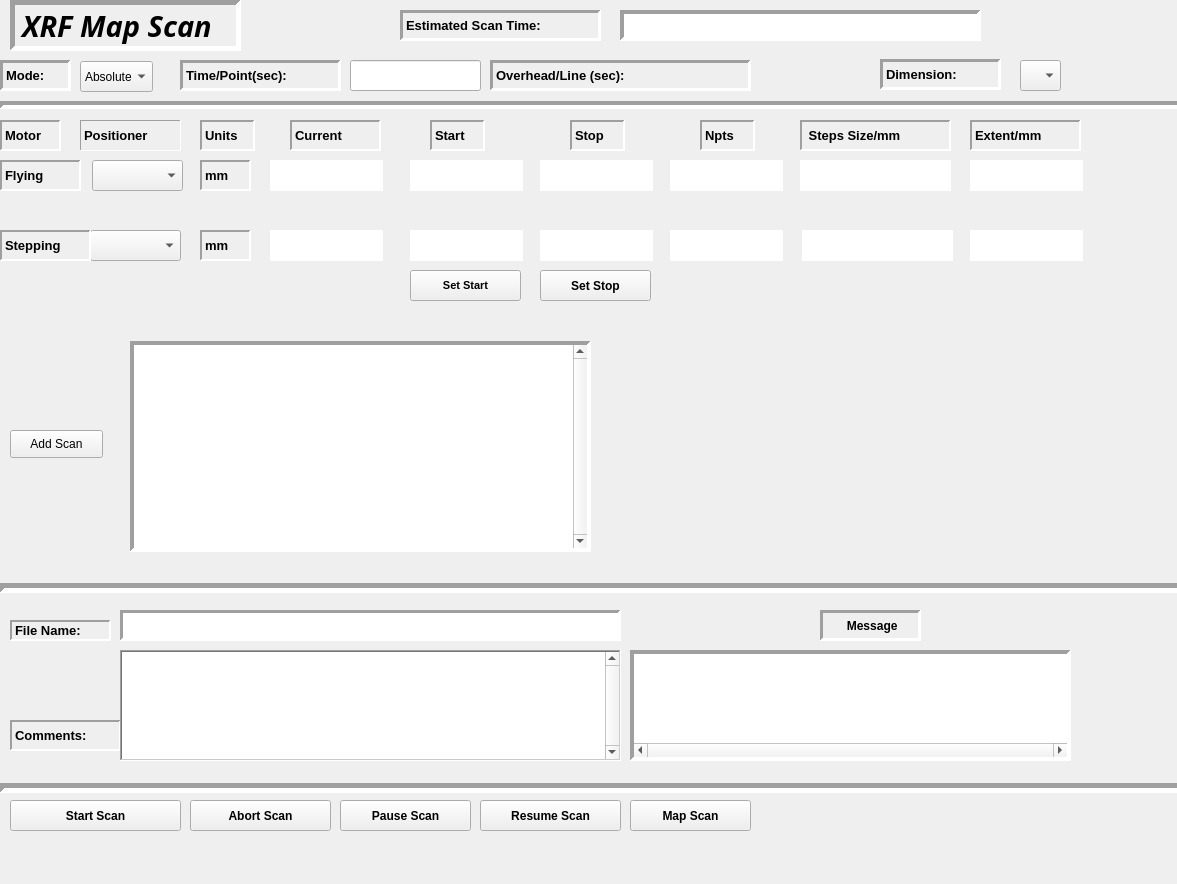
 <widget class="QWidget" name="Scanner">
  <property name="geometry">
   <rect>
    <x>0</x>
    <y>0</y>
    <width>1177</width>
    <height>884</height>
   </rect>
  </property>
  <property name="windowTitle">
   <string>Form</string>
  </property>
  <widget class="QComboBox" name="flyingMotor">
   <property name="geometry">
    <rect>
     <x>92</x>
     <y>160</y>
     <width>91</width>
     <height>31</height>
    </rect>
   </property>
   <property name="editable">
    <bool>false</bool>
   </property>
   <property name="duplicatesEnabled">
    <bool>false</bool>
   </property>
   <property name="frame">
    <bool>true</bool>
   </property>
  </widget>
  <widget class="QComboBox" name="steppingMotor">
   <property name="geometry">
    <rect>
     <x>90</x>
     <y>230</y>
     <width>91</width>
     <height>31</height>
    </rect>
   </property>
  </widget>
  <widget class="QPushButton" name="scan">
   <property name="geometry">
    <rect>
     <x>10</x>
     <y>800</y>
     <width>171</width>
     <height>31</height>
    </rect>
   </property>
   <property name="font">
    <font>
     <pointsize>9</pointsize>
     <weight>75</weight>
     <bold>true</bold>
    </font>
   </property>
   <property name="text">
    <string>Start Scan</string>
   </property>
   <property name="autoDefault">
    <bool>false</bool>
   </property>
   <property name="default">
    <bool>false</bool>
   </property>
   <property name="flat">
    <bool>false</bool>
   </property>
  </widget>
  <widget class="QPushButton" name="mapscanButton">
   <property name="geometry">
    <rect>
     <x>630</x>
     <y>800</y>
     <width>121</width>
     <height>31</height>
    </rect>
   </property>
   <property name="font">
    <font>
     <pointsize>9</pointsize>
     <weight>75</weight>
     <bold>true</bold>
    </font>
   </property>
   <property name="text">
    <string>Map Scan</string>
   </property>
  </widget>
  <widget class="QLabel" name="flying">
   <property name="geometry">
    <rect>
     <x>0</x>
     <y>160</y>
     <width>81</width>
     <height>31</height>
    </rect>
   </property>
   <property name="font">
    <font>
     <pointsize>10</pointsize>
     <weight>75</weight>
     <bold>true</bold>
    </font>
   </property>
   <property name="frameShape">
    <enum>QFrame::Panel</enum>
   </property>
   <property name="frameShadow">
    <enum>QFrame::Sunken</enum>
   </property>
   <property name="lineWidth">
    <number>2</number>
   </property>
   <property name="text">
    <string>Flying</string>
   </property>
  </widget>
  <widget class="QLabel" name="stepping">
   <property name="geometry">
    <rect>
     <x>0</x>
     <y>230</y>
     <width>91</width>
     <height>31</height>
    </rect>
   </property>
   <property name="font">
    <font>
     <pointsize>10</pointsize>
     <weight>75</weight>
     <bold>true</bold>
    </font>
   </property>
   <property name="frameShape">
    <enum>QFrame::Panel</enum>
   </property>
   <property name="frameShadow">
    <enum>QFrame::Sunken</enum>
   </property>
   <property name="lineWidth">
    <number>2</number>
   </property>
   <property name="text">
    <string>Stepping</string>
   </property>
  </widget>
  <widget class="QLabel" name="mm_x">
   <property name="geometry">
    <rect>
     <x>200</x>
     <y>160</y>
     <width>51</width>
     <height>31</height>
    </rect>
   </property>
   <property name="font">
    <font>
     <pointsize>10</pointsize>
     <weight>75</weight>
     <bold>true</bold>
    </font>
   </property>
   <property name="frameShape">
    <enum>QFrame::Panel</enum>
   </property>
   <property name="frameShadow">
    <enum>QFrame::Sunken</enum>
   </property>
   <property name="lineWidth">
    <number>2</number>
   </property>
   <property name="text">
    <string>mm</string>
   </property>
  </widget>
  <widget class="QLabel" name="mm_y">
   <property name="geometry">
    <rect>
     <x>200</x>
     <y>230</y>
     <width>51</width>
     <height>31</height>
    </rect>
   </property>
   <property name="font">
    <font>
     <pointsize>10</pointsize>
     <weight>75</weight>
     <bold>true</bold>
    </font>
   </property>
   <property name="frameShape">
    <enum>QFrame::Panel</enum>
   </property>
   <property name="frameShadow">
    <enum>QFrame::Sunken</enum>
   </property>
   <property name="lineWidth">
    <number>2</number>
   </property>
   <property name="text">
    <string>mm</string>
   </property>
  </widget>
  <widget class="QLabel" name="loop">
   <property name="geometry">
    <rect>
     <x>0</x>
     <y>120</y>
     <width>61</width>
     <height>31</height>
    </rect>
   </property>
   <property name="font">
    <font>
     <pointsize>10</pointsize>
     <weight>75</weight>
     <bold>true</bold>
    </font>
   </property>
   <property name="frameShape">
    <enum>QFrame::Panel</enum>
   </property>
   <property name="frameShadow">
    <enum>QFrame::Sunken</enum>
   </property>
   <property name="lineWidth">
    <number>2</number>
   </property>
   <property name="text">
    <string>Motor</string>
   </property>
  </widget>
  <widget class="QLabel" name="positioner">
   <property name="geometry">
    <rect>
     <x>80</x>
     <y>120</y>
     <width>101</width>
     <height>31</height>
    </rect>
   </property>
   <property name="font">
    <font>
     <pointsize>10</pointsize>
     <weight>75</weight>
     <bold>true</bold>
    </font>
   </property>
   <property name="frameShape">
    <enum>QFrame::Panel</enum>
   </property>
   <property name="frameShadow">
    <enum>QFrame::Sunken</enum>
   </property>
   <property name="text">
    <string>Positioner</string>
   </property>
  </widget>
  <widget class="QLabel" name="xystop">
   <property name="geometry">
    <rect>
     <x>570</x>
     <y>120</y>
     <width>55</width>
     <height>31</height>
    </rect>
   </property>
   <property name="font">
    <font>
     <pointsize>10</pointsize>
     <weight>75</weight>
     <bold>true</bold>
    </font>
   </property>
   <property name="frameShape">
    <enum>QFrame::Panel</enum>
   </property>
   <property name="frameShadow">
    <enum>QFrame::Sunken</enum>
   </property>
   <property name="lineWidth">
    <number>2</number>
   </property>
   <property name="text">
    <string>Stop</string>
   </property>
  </widget>
  <widget class="QLabel" name="XYnpts">
   <property name="geometry">
    <rect>
     <x>700</x>
     <y>120</y>
     <width>55</width>
     <height>31</height>
    </rect>
   </property>
   <property name="font">
    <font>
     <pointsize>10</pointsize>
     <weight>75</weight>
     <bold>true</bold>
    </font>
   </property>
   <property name="frameShape">
    <enum>QFrame::Panel</enum>
   </property>
   <property name="frameShadow">
    <enum>QFrame::Sunken</enum>
   </property>
   <property name="lineWidth">
    <number>2</number>
   </property>
   <property name="text">
    <string>Npts</string>
   </property>
  </widget>
  <widget class="QLabel" name="xystart">
   <property name="geometry">
    <rect>
     <x>430</x>
     <y>120</y>
     <width>55</width>
     <height>31</height>
    </rect>
   </property>
   <property name="font">
    <font>
     <pointsize>10</pointsize>
     <weight>75</weight>
     <bold>true</bold>
    </font>
   </property>
   <property name="frameShape">
    <enum>QFrame::Panel</enum>
   </property>
   <property name="frameShadow">
    <enum>QFrame::Sunken</enum>
   </property>
   <property name="lineWidth">
    <number>2</number>
   </property>
   <property name="text">
    <string>Start</string>
   </property>
  </widget>
  <widget class="QLabel" name="est">
   <property name="geometry">
    <rect>
     <x>400</x>
     <y>10</y>
     <width>201</width>
     <height>31</height>
    </rect>
   </property>
   <property name="font">
    <font>
     <pointsize>10</pointsize>
     <weight>75</weight>
     <bold>true</bold>
    </font>
   </property>
   <property name="frameShape">
    <enum>QFrame::Panel</enum>
   </property>
   <property name="frameShadow">
    <enum>QFrame::Sunken</enum>
   </property>
   <property name="lineWidth">
    <number>3</number>
   </property>
   <property name="text">
    <string>Estimated Scan Time:</string>
   </property>
  </widget>
  <widget class="QLabel" name="stepsize_x_y">
   <property name="geometry">
    <rect>
     <x>800</x>
     <y>120</y>
     <width>151</width>
     <height>31</height>
    </rect>
   </property>
   <property name="font">
    <font>
     <pointsize>10</pointsize>
     <weight>75</weight>
     <bold>true</bold>
    </font>
   </property>
   <property name="frameShape">
    <enum>QFrame::Panel</enum>
   </property>
   <property name="frameShadow">
    <enum>QFrame::Sunken</enum>
   </property>
   <property name="lineWidth">
    <number>2</number>
   </property>
   <property name="text">
    <string> Steps Size/mm</string>
   </property>
  </widget>
  <widget class="QLabel" name="OverH">
   <property name="geometry">
    <rect>
     <x>490</x>
     <y>60</y>
     <width>261</width>
     <height>31</height>
    </rect>
   </property>
   <property name="font">
    <font>
     <pointsize>10</pointsize>
     <weight>75</weight>
     <bold>true</bold>
    </font>
   </property>
   <property name="frameShape">
    <enum>QFrame::Panel</enum>
   </property>
   <property name="frameShadow">
    <enum>QFrame::Sunken</enum>
   </property>
   <property name="lineWidth">
    <number>3</number>
   </property>
   <property name="text">
    <string>Overhead/Line (sec):</string>
   </property>
  </widget>
  <widget class="QLabel" name="title">
   <property name="geometry">
    <rect>
     <x>10</x>
     <y>0</y>
     <width>231</width>
     <height>51</height>
    </rect>
   </property>
   <property name="font">
    <font>
     <family>Adobe Devanagari</family>
     <pointsize>22</pointsize>
     <weight>75</weight>
     <italic>true</italic>
     <bold>true</bold>
    </font>
   </property>
   <property name="frameShape">
    <enum>QFrame::Panel</enum>
   </property>
   <property name="frameShadow">
    <enum>QFrame::Sunken</enum>
   </property>
   <property name="lineWidth">
    <number>5</number>
   </property>
   <property name="text">
    <string>XRF Map Scan</string>
   </property>
  </widget>
  <widget class="QLabel" name="Size_x_y">
   <property name="geometry">
    <rect>
     <x>970</x>
     <y>120</y>
     <width>111</width>
     <height>31</height>
    </rect>
   </property>
   <property name="font">
    <font>
     <pointsize>10</pointsize>
     <weight>75</weight>
     <bold>true</bold>
    </font>
   </property>
   <property name="frameShape">
    <enum>QFrame::Panel</enum>
   </property>
   <property name="frameShadow">
    <enum>QFrame::Sunken</enum>
   </property>
   <property name="lineWidth">
    <number>2</number>
   </property>
   <property name="text">
    <string>Extent/mm</string>
   </property>
  </widget>
  <widget class="QLabel" name="current">
   <property name="geometry">
    <rect>
     <x>290</x>
     <y>120</y>
     <width>91</width>
     <height>31</height>
    </rect>
   </property>
   <property name="font">
    <font>
     <pointsize>10</pointsize>
     <weight>75</weight>
     <bold>true</bold>
    </font>
   </property>
   <property name="frameShape">
    <enum>QFrame::Panel</enum>
   </property>
   <property name="frameShadow">
    <enum>QFrame::Sunken</enum>
   </property>
   <property name="lineWidth">
    <number>2</number>
   </property>
   <property name="text">
    <string>Current</string>
   </property>
  </widget>
  <widget class="QPushButton" name="setButton_x">
   <property name="geometry">
    <rect>
     <x>410</x>
     <y>270</y>
     <width>111</width>
     <height>31</height>
    </rect>
   </property>
   <property name="font">
    <font>
     <pointsize>8</pointsize>
     <weight>75</weight>
     <bold>true</bold>
    </font>
   </property>
   <property name="text">
    <string>Set Start</string>
   </property>
  </widget>
  <widget class="QPushButton" name="setButton_y">
   <property name="geometry">
    <rect>
     <x>540</x>
     <y>270</y>
     <width>111</width>
     <height>31</height>
    </rect>
   </property>
   <property name="font">
    <font>
     <weight>75</weight>
     <bold>true</bold>
    </font>
   </property>
   <property name="text">
    <string>Set Stop</string>
   </property>
  </widget>
  <widget class="QLabel" name="mode">
   <property name="geometry">
    <rect>
     <x>0</x>
     <y>60</y>
     <width>71</width>
     <height>31</height>
    </rect>
   </property>
   <property name="font">
    <font>
     <pointsize>10</pointsize>
     <weight>75</weight>
     <bold>true</bold>
    </font>
   </property>
   <property name="frameShape">
    <enum>QFrame::Panel</enum>
   </property>
   <property name="frameShadow">
    <enum>QFrame::Sunken</enum>
   </property>
   <property name="lineWidth">
    <number>3</number>
   </property>
   <property name="text">
    <string>Mode: </string>
   </property>
  </widget>
  <widget class="QComboBox" name="absolute">
   <property name="geometry">
    <rect>
     <x>80</x>
     <y>61</y>
     <width>73</width>
     <height>31</height>
    </rect>
   </property>
   <item>
    <property name="text">
     <string>Absolute</string>
    </property>
   </item>
  </widget>
  <widget class="QLabel" name="dwell">
   <property name="geometry">
    <rect>
     <x>180</x>
     <y>60</y>
     <width>161</width>
     <height>31</height>
    </rect>
   </property>
   <property name="font">
    <font>
     <pointsize>10</pointsize>
     <weight>75</weight>
     <bold>true</bold>
    </font>
   </property>
   <property name="frameShape">
    <enum>QFrame::Panel</enum>
   </property>
   <property name="frameShadow">
    <enum>QFrame::Sunken</enum>
   </property>
   <property name="lineWidth">
    <number>3</number>
   </property>
   <property name="text">
    <string>Time/Point(sec):</string>
   </property>
  </widget>
  <widget class="QLabel" name="dimesion">
   <property name="geometry">
    <rect>
     <x>880</x>
     <y>59</y>
     <width>121</width>
     <height>31</height>
    </rect>
   </property>
   <property name="font">
    <font>
     <pointsize>10</pointsize>
     <weight>75</weight>
     <bold>true</bold>
    </font>
   </property>
   <property name="frameShape">
    <enum>QFrame::Panel</enum>
   </property>
   <property name="frameShadow">
    <enum>QFrame::Sunken</enum>
   </property>
   <property name="lineWidth">
    <number>3</number>
   </property>
   <property name="text">
    <string>Dimension:</string>
   </property>
  </widget>
  <widget class="QComboBox" name="dim_list">
   <property name="geometry">
    <rect>
     <x>1020</x>
     <y>60</y>
     <width>41</width>
     <height>31</height>
    </rect>
   </property>
   <item>
    <property name="text">
     <string/>
    </property>
   </item>
   <item>
    <property name="text">
     <string>1</string>
    </property>
   </item>
   <item>
    <property name="text">
     <string>2</string>
    </property>
   </item>
  </widget>
  <widget class="Line" name="line">
   <property name="geometry">
    <rect>
     <x>0</x>
     <y>90</y>
     <width>1651</width>
     <height>31</height>
    </rect>
   </property>
   <property name="font">
    <font>
     <pointsize>10</pointsize>
     <weight>75</weight>
     <bold>true</bold>
    </font>
   </property>
   <property name="lineWidth">
    <number>4</number>
   </property>
   <property name="orientation">
    <enum>Qt::Horizontal</enum>
   </property>
  </widget>
  <widget class="QLabel" name="units">
   <property name="geometry">
    <rect>
     <x>200</x>
     <y>120</y>
     <width>55</width>
     <height>31</height>
    </rect>
   </property>
   <property name="font">
    <font>
     <pointsize>10</pointsize>
     <weight>75</weight>
     <bold>true</bold>
    </font>
   </property>
   <property name="frameShape">
    <enum>QFrame::Panel</enum>
   </property>
   <property name="frameShadow">
    <enum>QFrame::Sunken</enum>
   </property>
   <property name="lineWidth">
    <number>2</number>
   </property>
   <property name="text">
    <string>Units</string>
   </property>
  </widget>
  <widget class="Line" name="line_2">
   <property name="geometry">
    <rect>
     <x>0</x>
     <y>580</y>
     <width>1661</width>
     <height>16</height>
    </rect>
   </property>
   <property name="lineWidth">
    <number>5</number>
   </property>
   <property name="orientation">
    <enum>Qt::Horizontal</enum>
   </property>
  </widget>
  <widget class="QLabel" name="label_file">
   <property name="geometry">
    <rect>
     <x>10</x>
     <y>620</y>
     <width>101</width>
     <height>21</height>
    </rect>
   </property>
   <property name="font">
    <font>
     <pointsize>10</pointsize>
     <weight>75</weight>
     <bold>true</bold>
    </font>
   </property>
   <property name="frameShape">
    <enum>QFrame::Panel</enum>
   </property>
   <property name="frameShadow">
    <enum>QFrame::Sunken</enum>
   </property>
   <property name="lineWidth">
    <number>2</number>
   </property>
   <property name="text">
    <string>File Name:</string>
   </property>
  </widget>
  <widget class="QLabel" name="label_comment">
   <property name="geometry">
    <rect>
     <x>10</x>
     <y>720</y>
     <width>111</width>
     <height>31</height>
    </rect>
   </property>
   <property name="font">
    <font>
     <pointsize>10</pointsize>
     <weight>75</weight>
     <bold>true</bold>
    </font>
   </property>
   <property name="frameShape">
    <enum>QFrame::Panel</enum>
   </property>
   <property name="frameShadow">
    <enum>QFrame::Sunken</enum>
   </property>
   <property name="lineWidth">
    <number>2</number>
   </property>
   <property name="text">
    <string>Comments: </string>
   </property>
  </widget>
  <widget class="Line" name="line_3">
   <property name="geometry">
    <rect>
     <x>0</x>
     <y>780</y>
     <width>1651</width>
     <height>16</height>
    </rect>
   </property>
   <property name="lineWidth">
    <number>5</number>
   </property>
   <property name="orientation">
    <enum>Qt::Horizontal</enum>
   </property>
  </widget>
  <widget class="QPushButton" name="pushButton">
   <property name="geometry">
    <rect>
     <x>190</x>
     <y>800</y>
     <width>141</width>
     <height>31</height>
    </rect>
   </property>
   <property name="font">
    <font>
     <pointsize>9</pointsize>
     <weight>75</weight>
     <bold>true</bold>
    </font>
   </property>
   <property name="text">
    <string>Abort Scan</string>
   </property>
  </widget>
  <widget class="QPushButton" name="pushButton_2">
   <property name="geometry">
    <rect>
     <x>340</x>
     <y>800</y>
     <width>131</width>
     <height>31</height>
    </rect>
   </property>
   <property name="font">
    <font>
     <pointsize>9</pointsize>
     <weight>75</weight>
     <bold>true</bold>
    </font>
   </property>
   <property name="text">
    <string>Pause Scan</string>
   </property>
  </widget>
  <widget class="QPushButton" name="pushButton_3">
   <property name="geometry">
    <rect>
     <x>480</x>
     <y>800</y>
     <width>141</width>
     <height>31</height>
    </rect>
   </property>
   <property name="font">
    <font>
     <pointsize>9</pointsize>
     <weight>75</weight>
     <bold>true</bold>
    </font>
   </property>
   <property name="text">
    <string>Resume Scan</string>
   </property>
  </widget>
  <widget class="QTextEdit" name="comment_txt">
   <property name="geometry">
    <rect>
     <x>120</x>
     <y>650</y>
     <width>501</width>
     <height>111</height>
    </rect>
   </property>
   <property name="frameShape">
    <enum>QFrame::WinPanel</enum>
   </property>
   <property name="frameShadow">
    <enum>QFrame::Sunken</enum>
   </property>
   <property name="lineWidth">
    <number>4</number>
   </property>
   <property name="verticalScrollBarPolicy">
    <enum>Qt::ScrollBarAlwaysOn</enum>
   </property>
   <property name="html">
    <string>&lt;!DOCTYPE HTML PUBLIC &quot;-//W3C//DTD HTML 4.0//EN&quot; &quot;http://www.w3.org/TR/REC-html40/strict.dtd&quot;&gt;
&lt;html&gt;&lt;head&gt;&lt;meta name=&quot;qrichtext&quot; content=&quot;1&quot; /&gt;&lt;style type=&quot;text/css&quot;&gt;
p, li { white-space: pre-wrap; }
&lt;/style&gt;&lt;/head&gt;&lt;body style=&quot; font-family:'MS Shell Dlg 2'; font-size:7.8pt; font-weight:400; font-style:normal;&quot;&gt;
&lt;p style=&quot;-qt-paragraph-type:empty; margin-top:0px; margin-bottom:0px; margin-left:0px; margin-right:0px; -qt-block-indent:0; text-indent:0px;&quot;&gt;&lt;br /&gt;&lt;/p&gt;&lt;/body&gt;&lt;/html&gt;</string>
   </property>
  </widget>
  <widget class="QLineEdit" name="current_txt_x">
   <property name="geometry">
    <rect>
     <x>270</x>
     <y>160</y>
     <width>113</width>
     <height>31</height>
    </rect>
   </property>
   <property name="font">
    <font>
     <pointsize>9</pointsize>
     <weight>75</weight>
     <bold>true</bold>
    </font>
   </property>
   <property name="frame">
    <bool>false</bool>
   </property>
  </widget>
  <widget class="QLineEdit" name="current_txt_y">
   <property name="geometry">
    <rect>
     <x>270</x>
     <y>230</y>
     <width>113</width>
     <height>31</height>
    </rect>
   </property>
   <property name="font">
    <font>
     <pointsize>9</pointsize>
     <weight>75</weight>
     <bold>true</bold>
    </font>
   </property>
   <property name="frame">
    <bool>false</bool>
   </property>
  </widget>
  <widget class="QLineEdit" name="xstartLineE">
   <property name="geometry">
    <rect>
     <x>410</x>
     <y>160</y>
     <width>113</width>
     <height>31</height>
    </rect>
   </property>
   <property name="font">
    <font>
     <weight>75</weight>
     <bold>true</bold>
    </font>
   </property>
   <property name="frame">
    <bool>false</bool>
   </property>
  </widget>
  <widget class="QLineEdit" name="ystartLineE">
   <property name="geometry">
    <rect>
     <x>410</x>
     <y>230</y>
     <width>113</width>
     <height>31</height>
    </rect>
   </property>
   <property name="font">
    <font>
     <weight>75</weight>
     <bold>true</bold>
    </font>
   </property>
   <property name="frame">
    <bool>false</bool>
   </property>
  </widget>
  <widget class="QLineEdit" name="xstopLineE">
   <property name="geometry">
    <rect>
     <x>540</x>
     <y>160</y>
     <width>113</width>
     <height>31</height>
    </rect>
   </property>
   <property name="font">
    <font>
     <weight>75</weight>
     <bold>true</bold>
    </font>
   </property>
   <property name="text">
    <string/>
   </property>
   <property name="frame">
    <bool>false</bool>
   </property>
  </widget>
  <widget class="QLineEdit" name="ystopLineE">
   <property name="geometry">
    <rect>
     <x>540</x>
     <y>230</y>
     <width>113</width>
     <height>31</height>
    </rect>
   </property>
   <property name="font">
    <font>
     <weight>75</weight>
     <bold>true</bold>
    </font>
   </property>
   <property name="frame">
    <bool>false</bool>
   </property>
  </widget>
  <widget class="QLineEdit" name="XnptsLineE">
   <property name="geometry">
    <rect>
     <x>670</x>
     <y>160</y>
     <width>113</width>
     <height>31</height>
    </rect>
   </property>
   <property name="font">
    <font>
     <weight>75</weight>
     <bold>true</bold>
    </font>
   </property>
   <property name="frame">
    <bool>false</bool>
   </property>
  </widget>
  <widget class="QLineEdit" name="YnptsLineE">
   <property name="geometry">
    <rect>
     <x>670</x>
     <y>230</y>
     <width>113</width>
     <height>31</height>
    </rect>
   </property>
   <property name="font">
    <font>
     <weight>75</weight>
     <bold>true</bold>
    </font>
   </property>
   <property name="frame">
    <bool>false</bool>
   </property>
  </widget>
  <widget class="QLineEdit" name="Xsize">
   <property name="geometry">
    <rect>
     <x>970</x>
     <y>160</y>
     <width>113</width>
     <height>31</height>
    </rect>
   </property>
   <property name="font">
    <font>
     <weight>75</weight>
     <bold>true</bold>
    </font>
   </property>
   <property name="frame">
    <bool>false</bool>
   </property>
  </widget>
  <widget class="QLineEdit" name="Ysize">
   <property name="geometry">
    <rect>
     <x>970</x>
     <y>230</y>
     <width>113</width>
     <height>31</height>
    </rect>
   </property>
   <property name="font">
    <font>
     <weight>75</weight>
     <bold>true</bold>
    </font>
   </property>
   <property name="frame">
    <bool>false</bool>
   </property>
  </widget>
  <widget class="QLineEdit" name="xStepsize">
   <property name="geometry">
    <rect>
     <x>800</x>
     <y>160</y>
     <width>151</width>
     <height>31</height>
    </rect>
   </property>
   <property name="font">
    <font>
     <weight>75</weight>
     <bold>true</bold>
    </font>
   </property>
   <property name="frame">
    <bool>false</bool>
   </property>
  </widget>
  <widget class="QLineEdit" name="yStepsize">
   <property name="geometry">
    <rect>
     <x>802</x>
     <y>230</y>
     <width>151</width>
     <height>31</height>
    </rect>
   </property>
   <property name="font">
    <font>
     <weight>75</weight>
     <bold>true</bold>
    </font>
   </property>
   <property name="frame">
    <bool>false</bool>
   </property>
  </widget>
  <widget class="QLineEdit" name="Dwell_t">
   <property name="geometry">
    <rect>
     <x>350</x>
     <y>60</y>
     <width>131</width>
     <height>31</height>
    </rect>
   </property>
   <property name="font">
    <font>
     <weight>75</weight>
     <bold>true</bold>
    </font>
   </property>
  </widget>
  <widget class="QPushButton" name="addscanButton">
   <property name="geometry">
    <rect>
     <x>10</x>
     <y>430</y>
     <width>93</width>
     <height>28</height>
    </rect>
   </property>
   <property name="text">
    <string>Add Scan</string>
   </property>
  </widget>
  <widget class="QTextBrowser" name="EstimateScanTime">
   <property name="geometry">
    <rect>
     <x>620</x>
     <y>10</y>
     <width>361</width>
     <height>31</height>
    </rect>
   </property>
   <property name="font">
    <font>
     <pointsize>9</pointsize>
     <weight>75</weight>
     <bold>true</bold>
    </font>
   </property>
   <property name="frameShape">
    <enum>QFrame::Panel</enum>
   </property>
   <property name="lineWidth">
    <number>4</number>
   </property>
   <property name="html">
    <string>&lt;!DOCTYPE HTML PUBLIC &quot;-//W3C//DTD HTML 4.0//EN&quot; &quot;http://www.w3.org/TR/REC-html40/strict.dtd&quot;&gt;
&lt;html&gt;&lt;head&gt;&lt;meta name=&quot;qrichtext&quot; content=&quot;1&quot; /&gt;&lt;style type=&quot;text/css&quot;&gt;
p, li { white-space: pre-wrap; }
&lt;/style&gt;&lt;/head&gt;&lt;body style=&quot; font-family:'MS Shell Dlg 2'; font-size:9pt; font-weight:600; font-style:normal;&quot;&gt;
&lt;p style=&quot;-qt-paragraph-type:empty; margin-top:0px; margin-bottom:0px; margin-left:0px; margin-right:0px; -qt-block-indent:0; text-indent:0px; font-size:7.8pt; font-weight:400;&quot;&gt;&lt;br /&gt;&lt;/p&gt;&lt;/body&gt;&lt;/html&gt;</string>
   </property>
  </widget>
  <widget class="QTextBrowser" name="listScan">
   <property name="geometry">
    <rect>
     <x>130</x>
     <y>341</y>
     <width>461</width>
     <height>211</height>
    </rect>
   </property>
   <property name="font">
    <font>
     <weight>75</weight>
     <bold>true</bold>
    </font>
   </property>
   <property name="frameShape">
    <enum>QFrame::Panel</enum>
   </property>
   <property name="lineWidth">
    <number>4</number>
   </property>
   <property name="verticalScrollBarPolicy">
    <enum>Qt::ScrollBarAlwaysOn</enum>
   </property>
  </widget>
  <widget class="QTextBrowser" name="file_txt">
   <property name="geometry">
    <rect>
     <x>120</x>
     <y>610</y>
     <width>501</width>
     <height>31</height>
    </rect>
   </property>
   <property name="frameShape">
    <enum>QFrame::Panel</enum>
   </property>
   <property name="lineWidth">
    <number>3</number>
   </property>
   <property name="verticalScrollBarPolicy">
    <enum>Qt::ScrollBarAsNeeded</enum>
   </property>
   <property name="horizontalScrollBarPolicy">
    <enum>Qt::ScrollBarAsNeeded</enum>
   </property>
  </widget>
  <widget class="QTextBrowser" name="x">
   <property name="geometry">
    <rect>
     <x>630</x>
     <y>650</y>
     <width>441</width>
     <height>111</height>
    </rect>
   </property>
   <property name="font">
    <font>
     <pointsize>9</pointsize>
     <weight>75</weight>
     <bold>true</bold>
    </font>
   </property>
   <property name="frameShape">
    <enum>QFrame::Panel</enum>
   </property>
   <property name="lineWidth">
    <number>4</number>
   </property>
   <property name="horizontalScrollBarPolicy">
    <enum>Qt::ScrollBarAlwaysOn</enum>
   </property>
  </widget>
  <widget class="QLabel" name="label">
   <property name="geometry">
    <rect>
     <x>820</x>
     <y>610</y>
     <width>101</width>
     <height>31</height>
    </rect>
   </property>
   <property name="font">
    <font>
     <pointsize>9</pointsize>
     <weight>75</weight>
     <bold>true</bold>
    </font>
   </property>
   <property name="frameShape">
    <enum>QFrame::Panel</enum>
   </property>
   <property name="frameShadow">
    <enum>QFrame::Sunken</enum>
   </property>
   <property name="lineWidth">
    <number>3</number>
   </property>
   <property name="text">
    <string> Message</string>
   </property>
   <property name="textFormat">
    <enum>Qt::PlainText</enum>
   </property>
   <property name="alignment">
    <set>Qt::AlignCenter</set>
   </property>
  </widget>
  <widget class="QLabel" name="overhead_">
   <property name="geometry">
    <rect>
     <x>690</x>
     <y>66</y>
     <width>61</width>
     <height>20</height>
    </rect>
   </property>
   <property name="text">
    <string/>
   </property>
  </widget>
 </widget>
